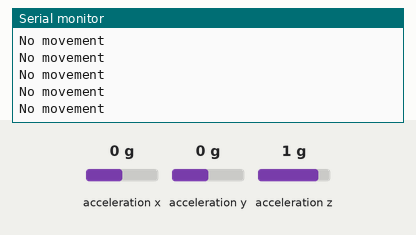
A sketch run on a simulated Arduino Nano 33 IoT. Shown: the last lines printed to the serial monitor. Inputs (shaded band) come from the test bench; at power-on: acceleration x 0 g, acceleration y 0 g, acceleration z 1 g. Nothing arrives over Bluetooth unless stated.

Above: at 1.2 s.
1.3 s: acceleration x set to -1.4 g
At 1.41 s:
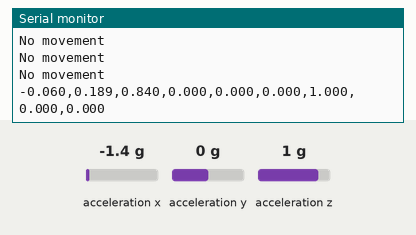
3.0 s: acceleration y set to -1.4 g
At 3.01 s:
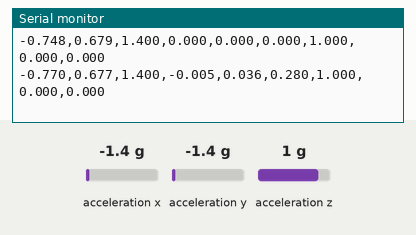
4.5 s: acceleration z set to -1.4 g
At 4.51 s:
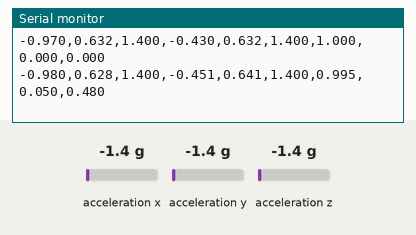
Timing chart, 0 to 7.5 s (numbered marks = the images above; inputs shaded):
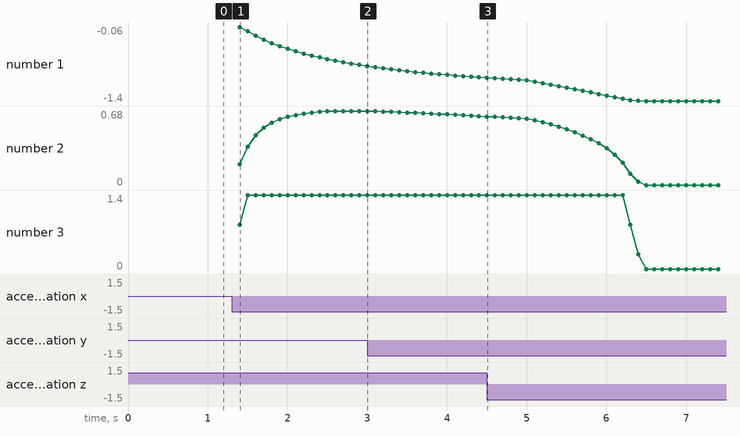

Measured:
- after the input at 1.3 s, the serial monitor: prints a new line after 0.10 s (image 1)
- after the input at 3.0 s, the serial monitor: prints a new line at once (image 2)
- after the input at 4.5 s, the serial monitor: prints a new line at once (image 3)

The sketch:

challenge_3_sln.ino
```cpp
/*
  Nano 33 IoT — 3-axis SMA + windowed features over BLE
  Features per axis (X,Y,Z): mean, std, range
  Output CSV: meanX,sdX,rangeX,meanY,sdY,rangeY,meanZ,sdZ,rangeZ

  Libraries:
    - Arduino_LSM6DS3
    - ArduinoBLE
*/

#include <Arduino_LSM6DS3.h>
#include <ArduinoBLE.h>
#include <math.h>

// ================== Config ==================
const unsigned long SAMPLE_DT_MS     = 50;   // 50 Hz sampling
const unsigned long REPORT_EVERY_MS  = 100;  // feature push rate
const size_t        SMA_LEN          = 5;    // SMA window for smoothing
const size_t        WINDOW_SIZE      = 100;   // sliding window for features
const float         THRESHOLD        = 0.10; // SD Threshold for recording

// BLE UUIDs (example UUIDs)
const char* SERVICE_UUID       = "19B10000-E8F2-537E-4F6C-D104768A1214";
const char* FEATURES_CHAR_UUID = "19B10001-E8F2-537E-4F6C-D104768A1214";

// ================== SMA state (per-axis) ==================
float smaBufX[SMA_LEN];
float smaBufY[SMA_LEN];
float smaBufZ[SMA_LEN];
size_t smaHeadX = 0, smaCountX = 0;
size_t smaHeadY = 0, smaCountY = 0;
size_t smaHeadZ = 0, smaCountZ = 0;

float smaUpdate(float x, float* buf, size_t& head, size_t& count) {
  buf[head] = x;
  head = (head + 1) % SMA_LEN;
  if (count < SMA_LEN) count++;
  float sum = 0.0f;
  for (size_t i = 0; i < count; i++) sum += buf[i];
  return sum / (float)count;
}

// ================== Feature windows (per-axis) ==================
float winX[WINDOW_SIZE], winY[WINDOW_SIZE], winZ[WINDOW_SIZE];
size_t headX = 0, headY = 0, headZ = 0;
size_t cntX = 0,  cntY = 0,  cntZ = 0;

inline void pushWin(float v, float* win, size_t& head, size_t& cnt) {
  win[head] = v;
  head = (head + 1) % WINDOW_SIZE;
  if (cnt < WINDOW_SIZE) cnt++;
}

bool computeFeatures(const float* win, size_t cnt, float& mean, float& sd, float& range) {
  if (cnt == 0) return false;
  float sum = 0.0f;
  for (size_t i = 0; i < cnt; i++) sum += win[i];
  mean = sum / (float)cnt;

  float varSum = 0.0f, vmin = win[0], vmax = win[0];
  for (size_t i = 0; i < cnt; i++) {
    float d = win[i] - mean;
    varSum += d * d;
    if (win[i] < vmin) vmin = win[i];
    if (win[i] > vmax) vmax = win[i];
  }
  sd = sqrtf(varSum / (float)cnt); // population std
  range = vmax - vmin;
  return true;
}

// ================== BLE ==================
BLEService featService(SERVICE_UUID);
BLEStringCharacteristic featChar(FEATURES_CHAR_UUID, BLERead | BLENotify, 96);

// ================== Setup/Loop ==================
void setup() {
  Serial.begin(115200);
  while (!Serial) {}

  if (!IMU.begin()) { Serial.println("IMU init failed"); while (1) delay(1000); }

  if (!BLE.begin()) { Serial.println("BLE init failed"); while (1) delay(1000); }
  BLE.setLocalName("Nano33IoT_3AxisFeat");
  BLE.setDeviceName("Nano33IoT_3AxisFeat");
  BLE.setAdvertisedService(featService);
  featService.addCharacteristic(featChar);
  BLE.addService(featService);
  featChar.writeValue("0,0,0,0,0,0,0,0,0");
  BLE.advertise();
  Serial.println("BLE advertising. Subscribe to features characteristic.");
}

void loop() {
  BLE.poll();

  static unsigned long lastSampleMs = 0;
  static unsigned long lastReportMs = 0;
  unsigned long now = millis();

  // Sample IMU at fixed rate
  if (now - lastSampleMs >= SAMPLE_DT_MS) {
    lastSampleMs += SAMPLE_DT_MS;

    float ax, ay, az;
    if (IMU.accelerationAvailable()) {
      IMU.readAcceleration(ax, ay, az); // m/s^2 on Nano 33 IoT

      // SMA per-axis
      float fx = smaUpdate(ax, smaBufX, smaHeadX, smaCountX);
      float fy = smaUpdate(ay, smaBufY, smaHeadY, smaCountY);
      float fz = smaUpdate(az, smaBufZ, smaHeadZ, smaCountZ);

      // Push filtered values into feature windows
      pushWin(fx, winX, headX, cntX);
      pushWin(fy, winY, headY, cntY);
      pushWin(fz, winZ, headZ, cntZ);
    }
  }

  // Periodic feature computation and BLE notify
  if (now - lastReportMs >= REPORT_EVERY_MS) {
    lastReportMs = now;

    float meanX, sdX, rangeX;
    float meanY, sdY, rangeY;
    float meanZ, sdZ, rangeZ;

    bool okX = computeFeatures(winX, cntX, meanX, sdX, rangeX);
    bool okY = computeFeatures(winY, cntY, meanY, sdY, rangeY);
    bool okZ = computeFeatures(winZ, cntZ, meanZ, sdZ, rangeZ);

    if (okX && okY && okZ) {
      char out[96];
      // CSV: meanX,sdX,rangeX,meanY,sdY,rangeY,meanZ,sdZ,rangeZ
          if (sdX > THRESHOLD || sdY > THRESHOLD || sdZ > THRESHOLD){
      snprintf(out, sizeof(out),
               "%.3f,%.3f,%.3f,%.3f,%.3f,%.3f,%.3f,%.3f,%.3f", "right",
               meanX, sdX, rangeX, meanY, sdY, rangeY, meanZ, sdZ, rangeZ);
      featChar.writeValue(out);
      Serial.println(out);
          }
          else{
            Serial.println("No movement");
          }
    }

  }
}
```
